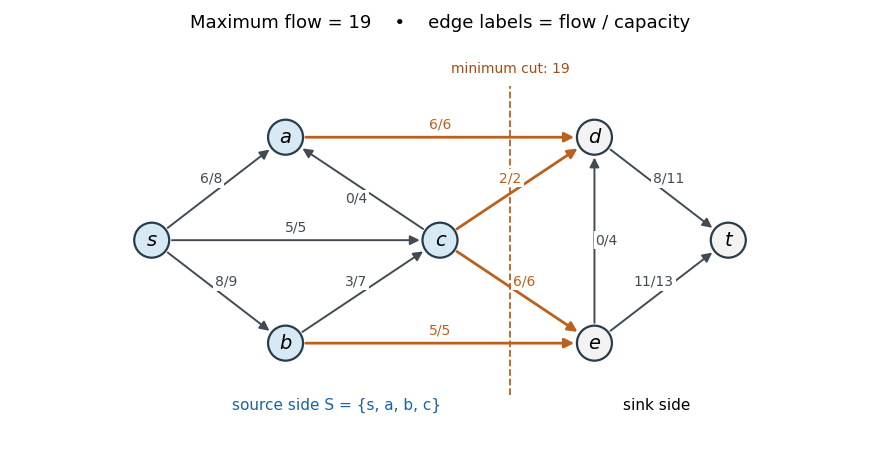

This figure's Python source:
"""Original network solution; output same-basename opaque PNG in CWD.
Tested with Python 3.14.4, matplotlib 3.10.7, numpy 2.3.5.
"""
from pathlib import Path
import numpy as np
import matplotlib
matplotlib.use('Agg')
import matplotlib.pyplot as plt
from matplotlib.patches import FancyArrowPatch, Circle
P={'s':(0,0),'a':(1.3,1),'b':(1.3,-1),'c':(2.8,0),'d':(4.3,1),'e':(4.3,-1),'t':(5.6,0)}
E=[('s','a',6,8),('s','b',8,9),('s','c',5,5),('a','d',6,6),('c','a',0,4),('b','c',3,7),('b','e',5,5),('c','d',2,2),('c','e',6,6),('e','d',0,4),('d','t',8,11),('e','t',11,13)]
S={'s','a','b','c'}
# Tiny canvas allowance prevents float truncation of 460 px to 459 px.
fig,ax=plt.subplots(figsize=(8.8,4.6001),dpi=100,facecolor='white')
for u,v,f,cap in E:
 a=np.array(P[u],float);b=np.array(P[v],float);delta=b-a;unit=delta/np.linalg.norm(delta);a+=.17*unit;b-=.17*unit
 col='#bc601d' if u in S and v not in S else '#424b54'
 ax.add_patch(FancyArrowPatch(a,b,arrowstyle='-|>',mutation_scale=14,color=col,lw=2 if col=='#bc601d' else 1.4))
 m=(a+b)/2;perp=np.array([-unit[1],unit[0]])
 if (u,v)==('e','d'):perp=-perp
 m+=.12*perp
 ax.text(*m,f'{f}/{cap}',ha='center',va='center',fontsize=10,color=col,bbox={'facecolor':'white','edgecolor':'none','pad':1.5})
for name,p in P.items():
 ax.add_patch(Circle(p,.17,facecolor='#d6e9f5' if name in S else '#f3f3f3',edgecolor='#293c49',lw=1.6))
 ax.text(*p,name,ha='center',va='center',fontsize=14,fontstyle='italic')
ax.plot([3.48,3.48],[-1.5,1.5],ls='--',lw=1.3,color='#bc601d')
ax.text(3.48,1.62,'minimum cut: 19',ha='center',fontsize=10,color='#a24d15')
ax.text(1.8,-1.65,'source side S = {s, a, b, c}',ha='center',fontsize=11,color='#1763a4')
ax.text(4.9,-1.65,'sink side',ha='center',fontsize=11)
ax.set_title('Maximum flow = 19    •    edge labels = flow / capacity',fontsize=13,pad=12)
ax.set(xlim=(-.5,6.1),ylim=(-2,1.9));ax.set_aspect('equal');ax.axis('off');fig.tight_layout(pad=1)
fig.savefig(Path.cwd()/(Path(__file__).stem+'.png'),dpi=100,facecolor='white',transparent=False)
plt.close(fig)
